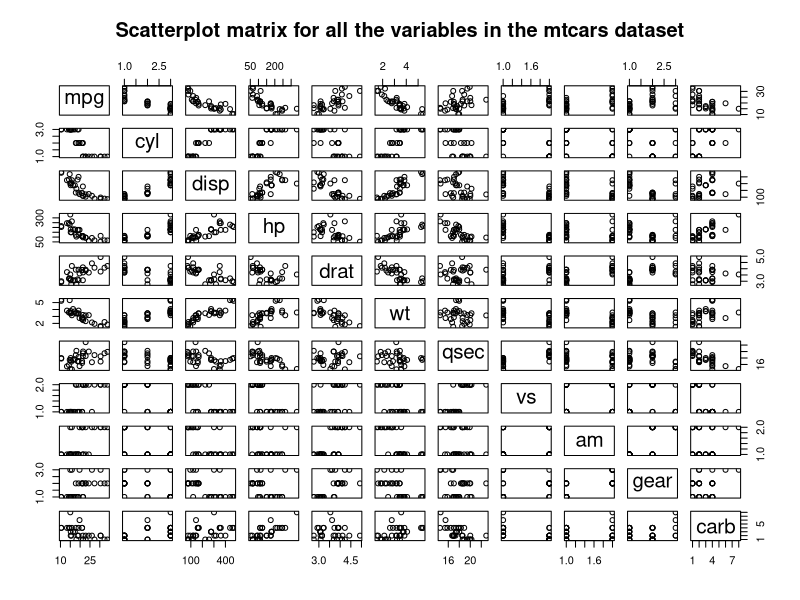
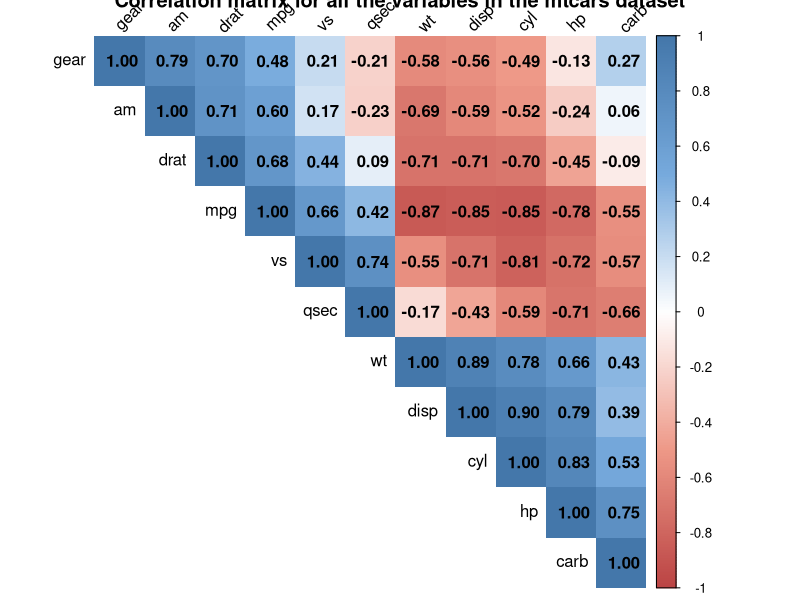
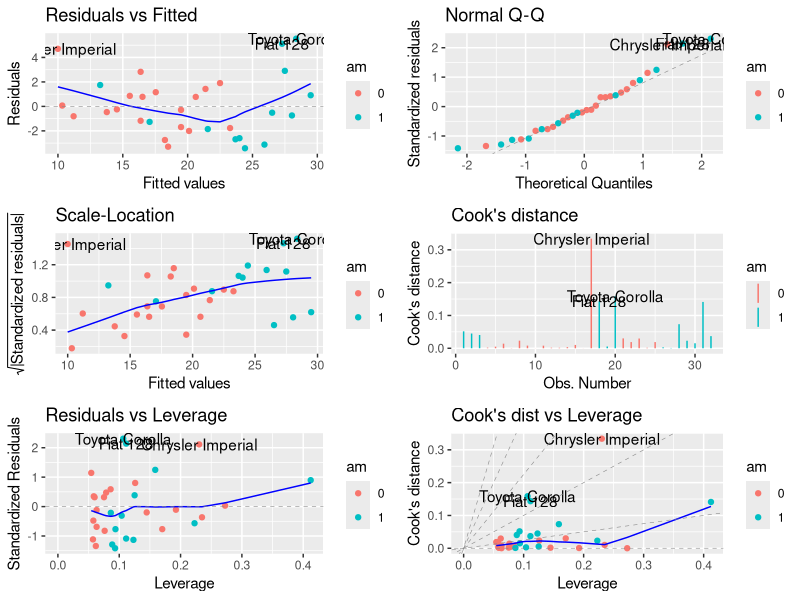
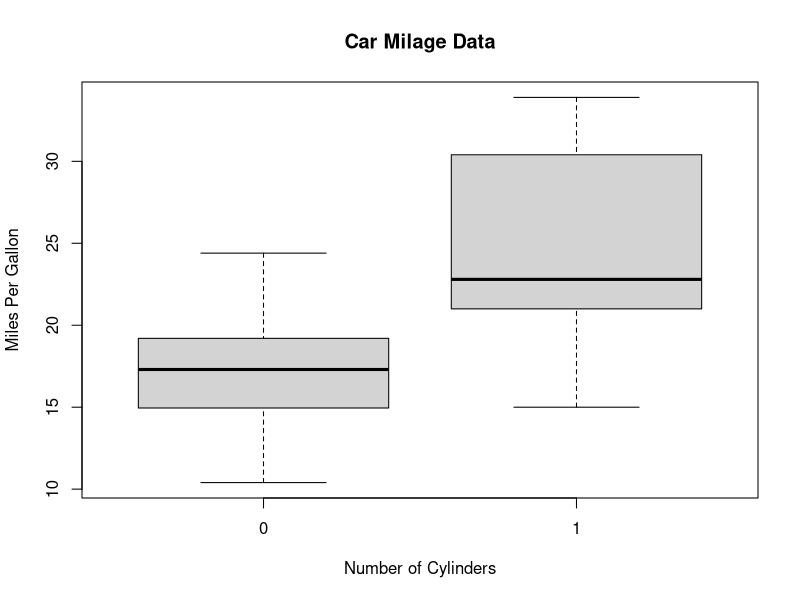

Source code (R) for these figures, in order:
## ---- chunk 1
# Setup data and libraries
data("mtcars")
library(ggplot2)
library(GGally)
library(dplyr)
library(ggfortify)
mtsaved <- mtcars # Save a copy of mtcars with no conversion to factors - needed by cor
mtcars <- mutate(mtcars, cyl = factor(cyl)) # convert cyl to a factor
mtcars <- mutate(mtcars, vs = factor(vs)) # convert cyl to a factor
mtcars <- mutate(mtcars, am = factor(am)) # convert cyl to a factor
mtcars <- mutate(mtcars, gear = factor(gear)) # convert cyl to a factor
## ---- chunk 2
fit1  <- lm(mpg ~  am , mtcars)
fit2  <- lm(mpg ~ am + wt, mtcars)
fit3  <- lm(mpg ~ am + wt + hp, mtcars)
fit4  <- lm(mpg ~ am + wt + hp + disp, mtcars)
fit5  <- lm(mpg ~ am + wt + hp + disp + cyl , mtcars)
fit6  <- lm(mpg ~ am + wt + hp + disp + cyl + drat, mtcars)
fit7  <- lm(mpg ~ am + wt + hp + disp + cyl + drat + qsec, mtcars)
fit8  <- lm(mpg ~ am + wt + hp + disp + cyl + drat + qsec + vs, mtcars)
fit9  <- lm(mpg ~ am + wt + hp + disp + cyl + drat + qsec + vs + gear, mtcars)
fit10 <- lm(mpg ~ am + wt + hp + disp + cyl + drat + qsec + vs + gear + carb, mtcars)
anova(fit1, fit2, fit3, fit4, fit5, fit6, fit7, fit8, fit9, fit10)
## ---- chunk 3
pairs(mpg~.,data=mtcars, 
      main="Scatterplot matrix for all the variables in the mtcars dataset")
## ---- chunk 4
library(corrplot)
M <- cor(mtsaved)
col <- colorRampPalette(c("#BB4444", "#EE9988", "#FFFFFF", "#77AADD", "#4477AA"))
corrplot(M, type = "upper", addCoef.col = "black", method = "shade", shade.col = NA, tl.col = "black", tl.srt = 45, col=col(200),  order = "AOE", title = "Correlation matrix for all the variables in the mtcars dataset")
## ---- chunk 5
autoplot(fit3, data=mtcars, colour='am', which = 1:6, ncol = 2) 
## ---- chunk 6
boxplot(mpg~am,data=mtcars, main="Car Milage Data", 
  	xlab="Number of Cylinders", ylab="Miles Per Gallon")
